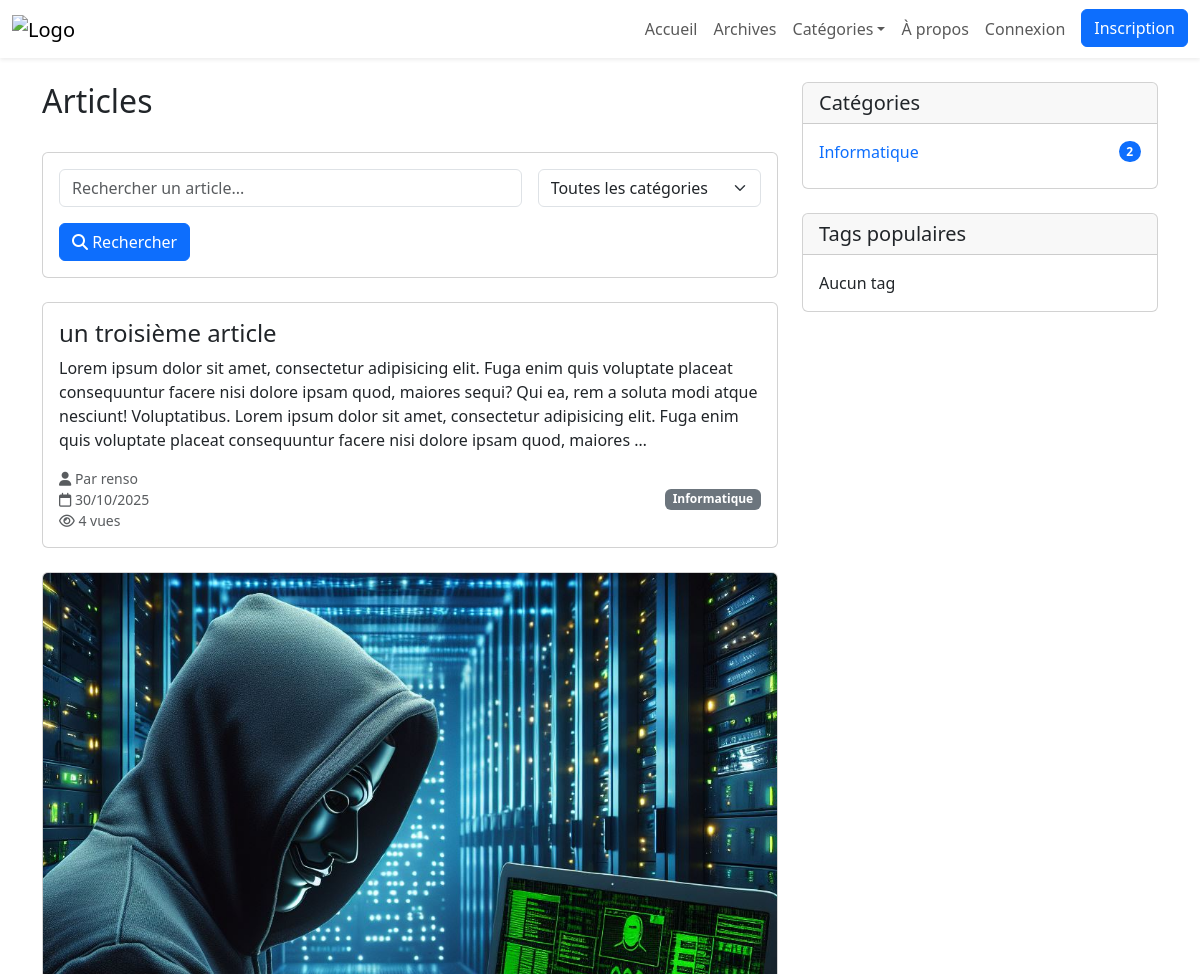
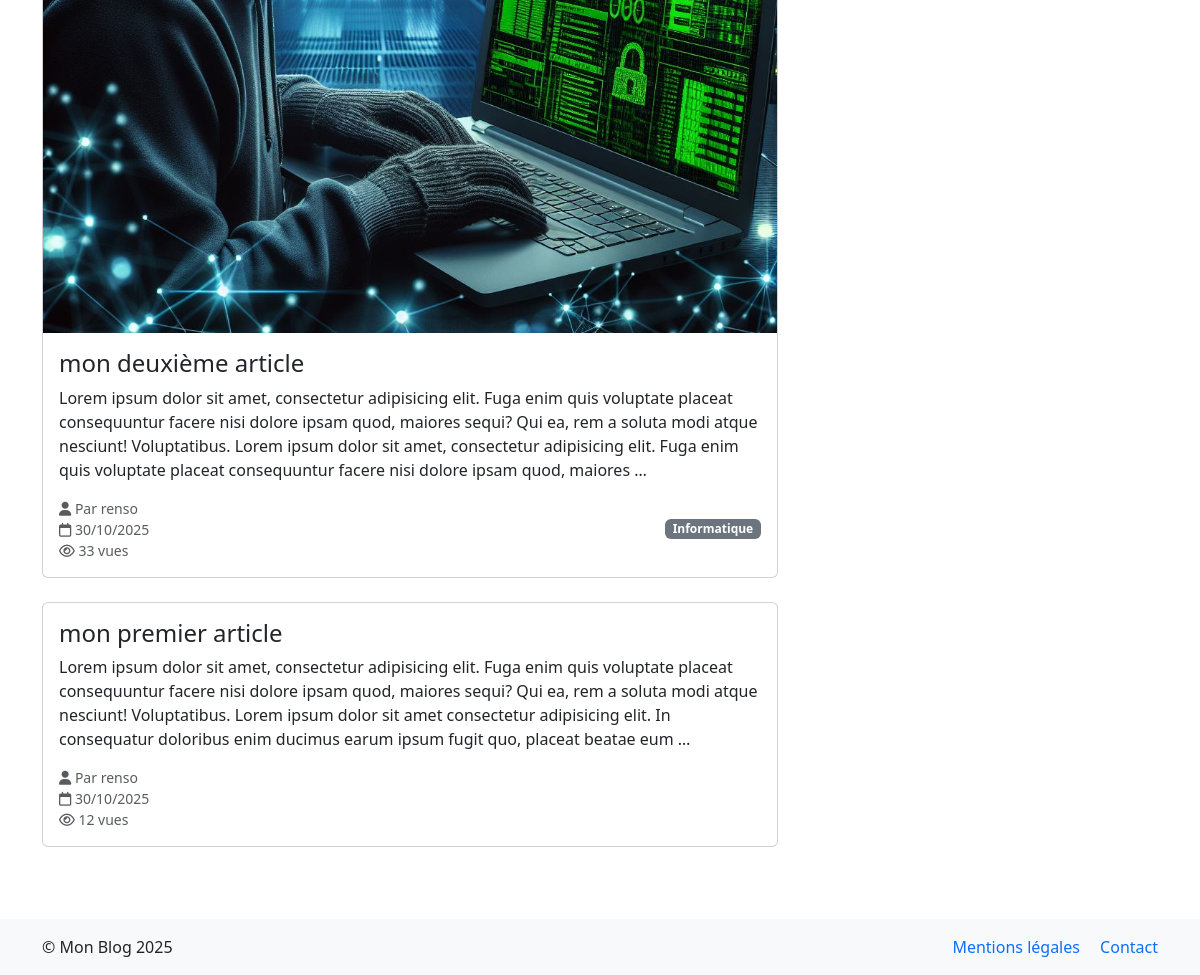
Before: / with the older database file (2 pictures, top to bottom).
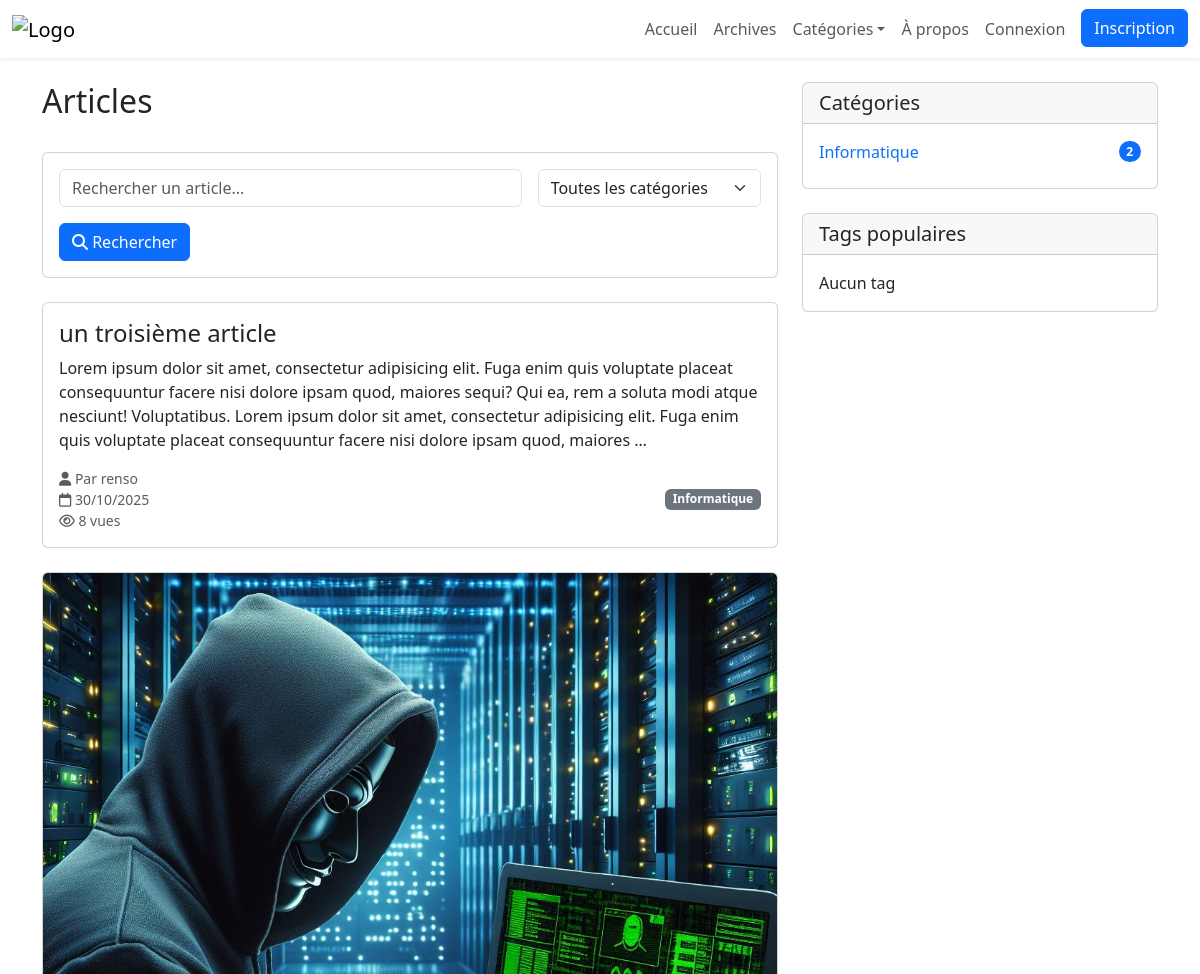
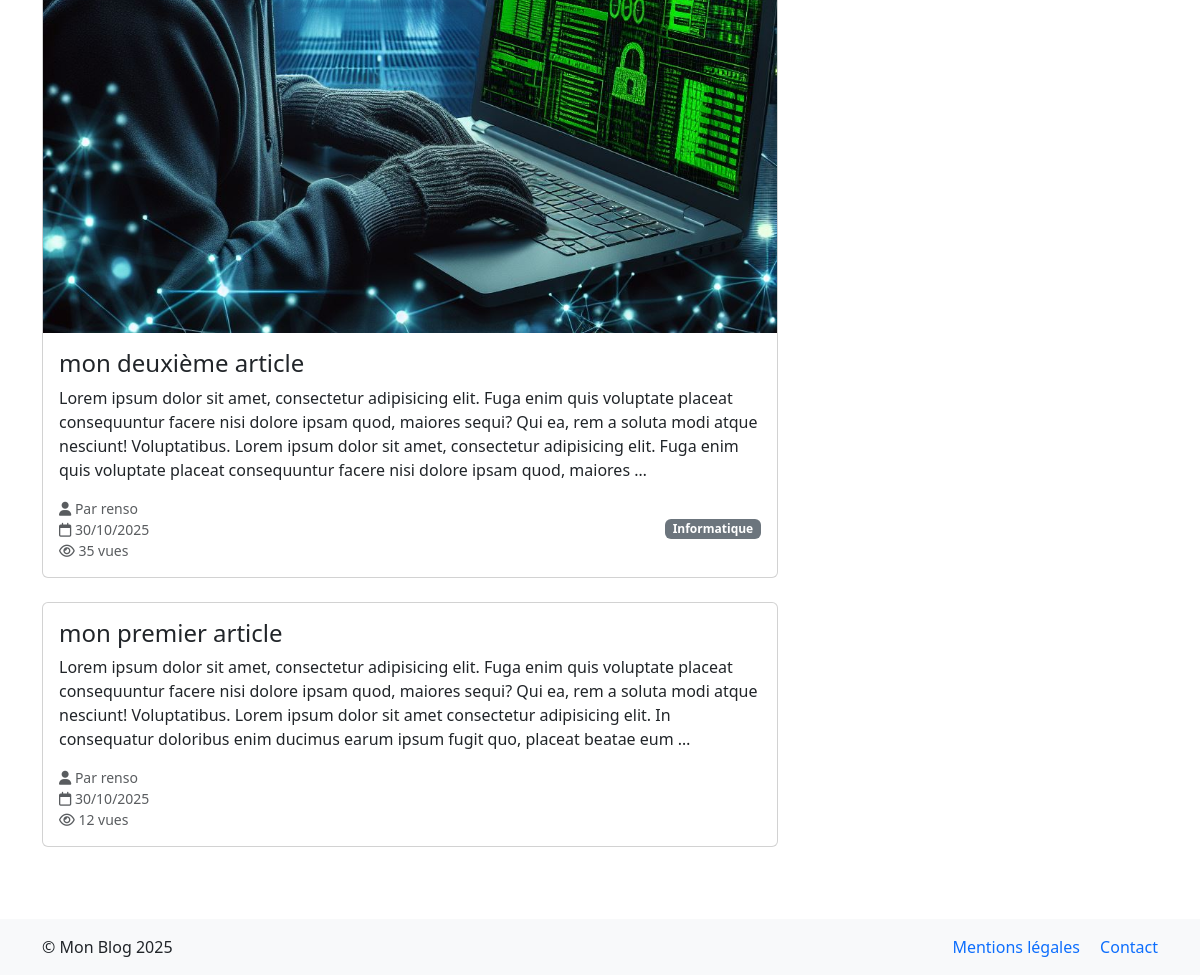
After: the same page with the newer database file (2 pictures, top to bottom).
### blogpost/models.py (models this page shows, shortened)
class BlogPost(models.Model):
    STATUS_CHOICES = [
        (POST_STATUS['DRAFT'], 'Brouillon'),
        (POST_STATUS['PUBLISHED'], 'Publié'),
        (POST_STATUS['ARCHIVED'], 'Archivé'),
    ]
    title = models.CharField(max_length=200)
    slug = models.SlugField(max_length=200, unique=True)
    content = models.TextField()
    author = models.ForeignKey(CustomUser, on_delete=models.CASCADE, related_name='blog_posts')
    category = models.ForeignKey(Category, on_delete=models.SET_NULL , blank=True, null=True, related_name='blog_posts')
    tags = models.ManyToManyField('Tag', blank=True)
    status = models.CharField(max_length=10, choices=STATUS_CHOICES, default='draft')
    featured_image = models.ImageField(upload_to='blog_images/', blank=True, null=True)
    created_at = models.DateTimeField(auto_now_add=True)
    updated_at = models.DateTimeField(auto_now=True)
    views = models.PositiveIntegerField(default=0)
    class Meta:
        ordering = ['-created_at']
        indexes = [
            models.Index(fields=['-created_at', 'status']),
                   models.Index(fields=['slug'])
                   ]
    def get_absolute_url(self):
        return reverse('blogpost_detail', kwargs={'slug': self.slug})

class CustomUser(AbstractUser):
    bio = models.TextField(max_length=500, blank=True)
    location = models.CharField(max_length=30, blank=True)
    birth_date = models.DateField(null=True, blank=True)
    avatar = models.ImageField(upload_to='avatars/', blank=True)

class Category(models.Model):
    name = models.CharField(max_length=100, unique=True)
    slug = models.SlugField(max_length=100, unique=True)
    created_at = models.DateTimeField(auto_now_add=True)
    class Meta:
        verbose_name_plural = "Categories"
        ordering = ['name']

### blogpost/views.py (the view)
# urls.py: path("", views.BlogPostListView.as_view(), name="blogpost_list"),
class BlogPostListView(ListView):
    model = BlogPost
    template_name = 'blogpost/blogpost_list.html'
    context_object_name = 'articles'
    paginate_by = POSTS_PER_PAGE
    def get_queryset(self):
        queryset = BlogPost.objects.filter(status=POST_STATUS['PUBLISHED'])
        search = self.request.GET.get('search')
        category = self.request.GET.get('category')
        tag = self.request.GET.get('tag')
        if search:
            queryset = queryset.filter(
                Q(title__icontains=search) |
                Q(content__icontains=search)
            )
        if category:
            queryset = queryset.filter(category__slug=category)
        if tag:
            queryset = queryset.filter(tags__slug=tag)
        return queryset.distinct()
    def get_context_data(self, **kwargs):
        context = super().get_context_data(**kwargs)
        context['categories'] = Category.objects.all()
        context['tags'] = Tag.objects.all()
        return context

### blogpost/context_processors.py (called while the page is built)
def nav_categories(request):
    cache_key = 'nav_categories'
    cats = cache.get(cache_key)
    if cats is None:
        cats = list(Category.objects.all()[:8])
        cache.set(cache_key, cats, 3600)
    return {'nav_categories': cats}

### blogpost/templates/blogpost/blogpost_list.html (shortened to what the changed rows need)
{% extends 'base.html' %}
{% load static querystring %}
{% block content %}
<div class="row">
    <div class="col-md-8">
        <div class="d-flex justify-content-between align-items-center mb-4">
            <h1 class="h2">Articles</h1>
        </div>
        {% for article in articles %}
            <article class="card mb-4 article-card">
                {% if article.featured_image %}
                    <img src="{{ article.featured_image.url }}"
                         alt="{{ article.title }}"
                         class="card-img-top article-image">
                {% endif %}
                <div class="card-body">
                    <h2 class="card-title h4">
                        <a href="{{ article.get_absolute_url }}"
                           class="text-decoration-none text-dark">
                            {{ article.title }}
                        </a>
                    </h2>
                    <p class="card-text">{{ article.content|truncatewords:50 }}</p>
                    <div class="d-flex justify-content-between align-items-center">
                        <div class="text-muted small">
                            <i class="fas fa-user"></i> Par {{ article.author.username }}<br>
                            <i class="far fa-calendar"></i> {{ article.created_at|date:"d/m/Y" }}<br>
                            <i class="far fa-eye"></i> {{ article.views }} vue{{ article.views|pluralize }}
                        </div>
                        {% if article.category %}
                            <a href="{% url 'category_detail' article.category.slug %}"
                               class="badge bg-secondary text-decoration-none">
                                {{ article.category.name }}
                            </a>
                        {% endif %}
                    </div>
                </div>
            </article>
        {% empty %}
            <div class="alert alert-info">
                Aucun article trouvé.
            </div>
        {% endfor %}
    </div>
</div>
{% endblock content %}

Changed rows visible on the page:
changed BlogPost "un troisième article": views "4" → "8"
changed BlogPost "mon deuxième article": views "33" → "35"
